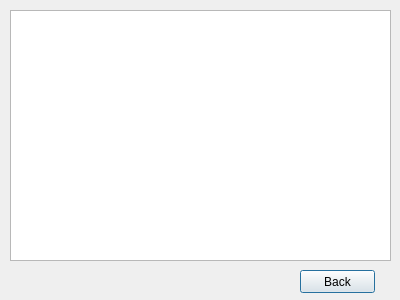
<?xml version="1.0" encoding="UTF-8"?>
<ui version="4.0">
 <class>ViewActionLog</class>
 <widget class="QDialog" name="ViewActionLog">
  <property name="geometry">
   <rect>
    <x>0</x>
    <y>0</y>
    <width>400</width>
    <height>300</height>
   </rect>
  </property>
  <property name="windowTitle">
   <string>Dialog</string>
  </property>
  <widget class="QTextBrowser" name="textBrowser">
   <property name="geometry">
    <rect>
     <x>10</x>
     <y>10</y>
     <width>381</width>
     <height>251</height>
    </rect>
   </property>
  </widget>
  <widget class="QPushButton" name="pushButton">
   <property name="geometry">
    <rect>
     <x>300</x>
     <y>270</y>
     <width>75</width>
     <height>23</height>
    </rect>
   </property>
   <property name="text">
    <string>Back</string>
   </property>
  </widget>
 </widget>
 <resources/>
 <connections/>
</ui>
